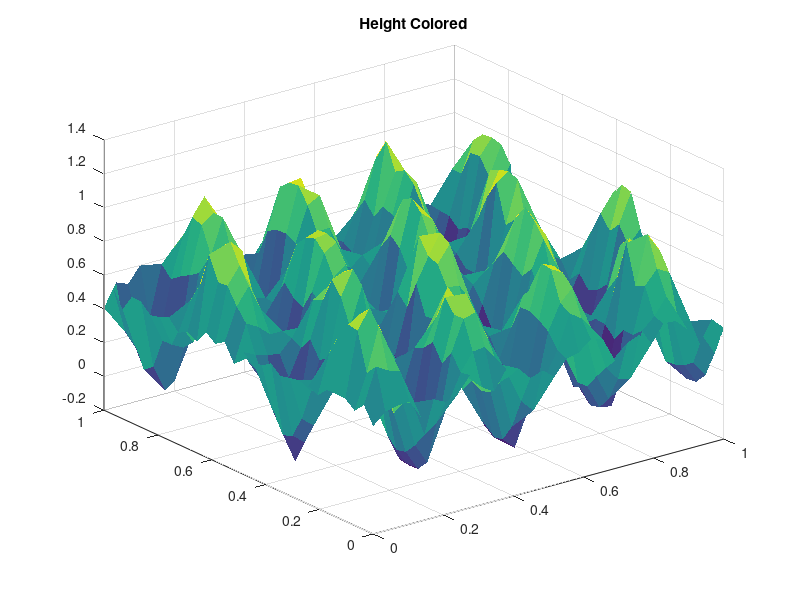

Here is the MATLAB script that generated this plot: (Note: this script raises an error after producing the figure.)
% Script to Test functions used in asperity identification with the
% Watershed algorithm:


clear;

addpath('../SURFACE/ASP_ID/')

%% Generate a Surface to ID

Npoints = 30;
freqx = 3.75;
freqy = 2;

[X, Y] = meshgrid(linspace(0, 1, Npoints), linspace(0, 1, Npoints));

Z = sin(2*pi*X*freqx).*sin(2*pi*Y*freqy);

Z = (Z - min(Z(:)))/range(Z(:));

%% Hole Locations

Holes = false(size(Z));

%% Add some noise:

mean = 0;
var = 0.05^2;

rng('default');
Z = imnoise(Z, 'gaussian', mean, var);

%% Plot Original Surface:

figure;
surf(X, Y, Z, Z, 'EdgeColor', 'none');
hold on;
title('Height Colored');


settings.cleanLength = 3;

segmented = FIND_PEAKS_WATERSHED(Z, Holes, settings);

figure;
surf(X, Y, Z, segmented, 'EdgeColor', 'none');
hold on;
title('Segment Colored');

